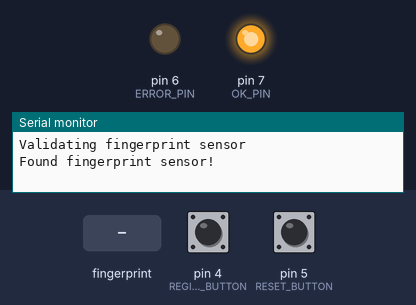
Simulated run of this sketch. Board: Arduino Uno, built with avr-gcc and run on an emulated ATmega328P. Parts: output pins drawn as LEDs (lit = HIGH), the last lines printed to the serial monitor. Dashed ring = blinking. Inputs (shaded band) come from the test bench; at power-on: pin 5 (RESET_BUTTON) LOW, pin 4 (REGISTER_BUTTON) LOW. EEPROM starts erased; no radio packets arrive unless stated.

Above: at 2.2 s.
2.3 s: pin 5 (RESET_BUTTON) pulled HIGH for 1 s
At 2.58 s:
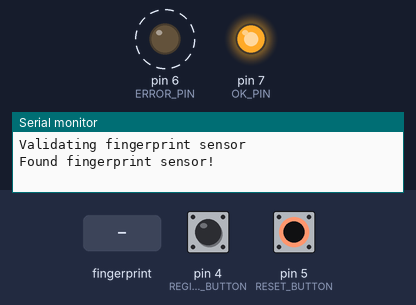
5.3 s: pin 4 (REGISTER_BUTTON) pulled HIGH for 0.2 s
At 5.48 s:
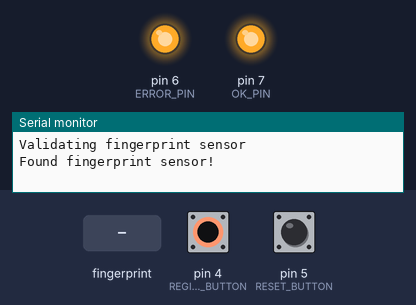
7.1 s: finger stored as number 1 placed on the sensor
At 8.9 s:
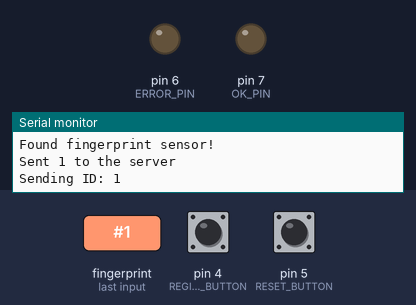
10.1 s: pin 4 (REGISTER_BUTTON) pulled HIGH for 3.2 s
At 11.6 s:
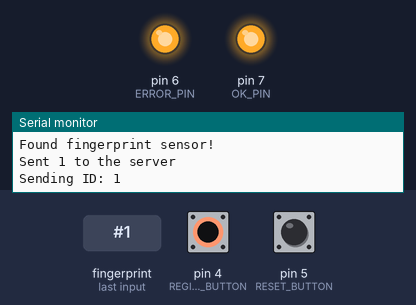
14.8 s: pin 5 (RESET_BUTTON) pulled HIGH for 3.2 s
At 18.5 s:
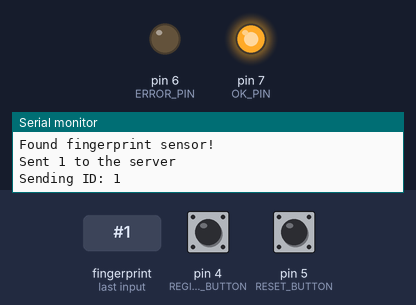
Timing chart, 0 to 20.0 s (numbered marks = the images above; inputs shaded):
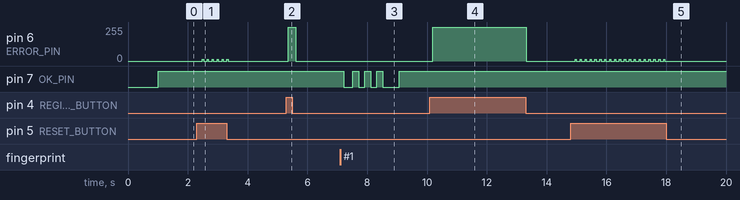

Measured:
- after the input at 2.3 s, pin 6 (ERROR_PIN): alternates 13/255 for 0.04 s and 0/255 for 0.12 s, 12 changes in all, then stays 0/255, starting after 0.19 s
- after the input at 5.3 s, pin 6 (ERROR_PIN): 0/255 → 255/255 after 0.05 s, → 0/255 0.26 s later
- after the input at 7.1 s, pin 7 (OK_PIN): HIGH → LOW after 0.11 s, then repeats every 0.40 s: HIGH 0.20 s, LOW 0.20 s
- after the input at 10.1 s, pin 6 (ERROR_PIN): 0/255 → 255/255 after 0.10 s, → 0/255 3.1 s later
- after the input at 14.8 s, pin 6 (ERROR_PIN): alternates 13/255 for 0.04 s and 0/255 for 0.12 s, 38 changes in all, then stays 0/255, starting after 0.16 s

The sketch:

doorbell.ino
```cpp
/**
 * http://glitter.jemoeders.website/bartimeus/Project/src/develop/docs/designs/fingerprint_sensor_flow.png
 */
#include <EEPROM.h>
#include <Adafruit_Fingerprint.h>
#include <SoftwareSerial.h>
#include <SPI.h>
#include <nRF24L01.h>
#include <RF24_config.h>
#include <RF24.h>

#define CONFIDENCE_THRESHOLD 10
#define BUTTON_WAIT_DELAY 10000 // Milliseconds
#define MAX_FINGERPRINTS 255

#define EEPROM_ADDR 0

#define REGISTER_BUTTON 4 // Digital PIN
#define RESET_BUTTON    5 // Digital PIN

#define RING_ACTION 0
#define REGISTER_ACTION 1

#define OK_PIN          7
#define ERROR_PIN       6

#define EEPROM_ADDR 0
#define START_STATE     0
#define RESET_STATE     1
#define REGISTER_STATE  2
#define FINGER_STATE    3

#define FLASH_DELAY     200

// Change this with the ID: ModWillie/generate/
#define ID 25037 // E8E65B69

RF24 radio(9, 10);
const byte pipe[6] = "00001";

typedef struct {
    int id;
    int action;
    int value;
}
ChannelData;

ChannelData data;

int currentState;
int code;
long lastTick;
long curTick;

int lastAddedFinger;
int lastError;

SoftwareSerial mySerial(2, 3);
Adafruit_Fingerprint finger = Adafruit_Fingerprint(&mySerial);

void setup() {
    currentState = START_STATE;
    data.id = ID;
    radio.begin();
    radio.setRetries(15, 15);
    radio.setPALevel(RF24_PA_MAX);
    radio.openWritingPipe(pipe);
    radio.stopListening();

    pinMode(REGISTER_BUTTON, INPUT);
    pinMode(RESET_BUTTON, INPUT);

    pinMode(OK_PIN, OUTPUT);
    pinMode(ERROR_PIN, OUTPUT);

    digitalWrite(OK_PIN, LOW);
    digitalWrite(ERROR_PIN, LOW);

    Serial.begin(9600);
    finger.begin(57600);

    Serial.println("Validating fingerprint sensor");
    // Check if the fingerprint sensor is connected and valid
    if (finger.verifyPassword()) {
        Serial.println("Found fingerprint sensor!");
    } else {
        Serial.println("Did not find fingerprint sensor :(");
        while (1);
    }
}

void loop() {
    curTick = millis();
    lastError = -1;
    hideLed(ERROR_PIN);

    if(currentState == START_STATE) {
        showLed(OK_PIN);

        if(isButtonPressed()) {
            if(resetPressed()) {
                resetFingers();
            }

            if(registerPressed()) {
                showLed(ERROR_PIN);
                delay(100);
            }
        }

        if(hasFinger()) {
            currentState = FINGER_STATE;
        }
    } else if(currentState == REGISTER_STATE) {
         registerState();
    } else if(currentState == FINGER_STATE) {
        fingerState();
    }
    delay(100);
}

void flashPin(int pin, int count) {
    for(int i = 0; i < count; i ++) {
        showLed(pin);
        delay(FLASH_DELAY);
        hideLed(pin);
        delay(FLASH_DELAY);
    }
    delay(FLASH_DELAY);
}

void registerState() {
    if(registerPressed()) {
        flashPin(OK_PIN, 2);

        Serial.println("Register button pressed!");
        if(registerFinger()) {
            Serial.print("Successfully registered #");
            Serial.println(lastAddedFinger);
            sendRegisterId(lastAddedFinger);

            flashPin(OK_PIN, 3);
            while(hasFinger());

            currentState = START_STATE;
        }
    } else {
        if(curTick - lastTick > BUTTON_WAIT_DELAY) {
            currentState = START_STATE;
        }
    }
}

/**
 * The finger state has a few tasks to perform.
 * 1) Check if the finger is in teh system
 * 2a) If that's the case, get the ID of the finger
 * 2b) If it's not the case, set the state to 'BUTTON_STATE'
 * 3) Send the ID to the server, let the server handle the white- and blacklist
 */
void fingerState() {
    hideLed(OK_PIN);

    // If the finger is not in the system, set the state to 'BUTTON_STATE'
    if(!fingerInSystem()) {
        Serial.println("Finger is not in the system");
        currentState = REGISTER_STATE;
        lastTick = millis();

        // Tell the server that we've an unkown person at the door
        sendId(-1);

        // Halt the program until a finger was removed
        while(hasFinger()) {}
        delay(500);
        return;
    }

    // While checking if the finger is registered in the system,
    // the id and confidence are set inside the 'finger' object
    Serial.print("Sent ");
    Serial.print(finger.fingerID);
    Serial.println(" to the server");
    sendId(finger.fingerID);

    flashPin(OK_PIN, 3);
    while(hasFinger());


    currentState = START_STATE;
}

bool registerFinger() {
    Serial.println("Trying to register finger");
    // Block until a finger is present

    showLed(OK_PIN);
    while(!hasFinger());

    Serial.println("Got finger");

    // User Experience > Best practise,
    // So we can't ask the user to lift the finger and press it again, so just take two 'screenshots' closely after each other
    code = finger.image2Tz(1);
    if (code != FINGERPRINT_OK) {
        lastError = code;
         return false;
    }
    delay(50);

    while(!hasFinger());

    Serial.println("Got finger");

    code = finger.image2Tz(2);
    if (code != FINGERPRINT_OK) {
        lastError = code;
         return false;
    }

    Serial.println("Converted");

    // Create a model of the finger, allowing it to be stored in the chip
    code = finger.createModel();
    // If the code doesn't equal 'FINGERPRINT_OK' the highest probability would be that the fingerprints did not match.
    if(code != FINGERPRINT_OK) {
        return false;
    }

    Serial.println("Created model");
    lastAddedFinger = getNextID();
    Serial.print("FINGER: ");
    Serial.println(lastAddedFinger);
    code = finger.storeModel(lastAddedFinger);
    EEPROM.write(EEPROM_ADDR, lastAddedFinger);
    lastError = code;
    hideLed(OK_PIN);
    return lastError == FINGERPRINT_OK;
}

void resetFingers() {
    hideLed(OK_PIN);

    int state = 0;

    EEPROM.write(EEPROM_ADDR, MAX_FINGERPRINTS);

    for (int i = 0; i < MAX_FINGERPRINTS; i ++) {
        finger.deleteModel(i);

        if(i % 5 == 0) {
            if(state == 0) {
                showLed(ERROR_PIN);
                state = 1;
            } else {
                hideLed(ERROR_PIN);
                state = 0;
            }
        }
    }

    hideLed(ERROR_PIN);
    showLed(OK_PIN);
}

byte getNextID() {
    byte val = EEPROM.read(EEPROM_ADDR);
    if(val >= MAX_FINGERPRINTS) {
        val = -1;
    }

    return val + 1;
}

/**
 * Check if the finger that is currently on the sensor is in the system.
 * The system does not know if the user is in a whitelist or blacklist,
 * this is something the server should handle.
 */
bool fingerInSystem() {
    // Tell the fingerprint sensor to convert the fingerprint into a format that it can read
    code = finger.image2Tz();
    // If the system fails, add some logging at this place
    if(code != FINGERPRINT_OK) {
        lastError = code;
        return false;
    }

    code = finger.fingerFastSearch();
    // If the system fails, add some logging at this place
    if(code != FINGERPRINT_OK) {
        lastError = code;
        return false;
    }

    return finger.confidence > CONFIDENCE_THRESHOLD;
}

/**
 * Sets the output to HIGH to the given pin
 */
void showLed(int led) {
    digitalWrite(led, HIGH);
}

/**
 * Sets the output to LOW to the given pin
 */
void hideLed(int led) {
    digitalWrite(led, LOW);
}


/**
 * Check if there's a finger on the sensor.
 */
bool hasFinger() {
    code = finger.getImage();
    return code == FINGERPRINT_OK;
}

/**
 * Check if either the register or reset button was pressed
 */
bool isButtonPressed() {
    return registerPressed() || resetPressed();
}

/**
 * Check if the register button is pressed
 */
bool registerPressed() {
    return digitalRead(REGISTER_BUTTON) == HIGH;
}

/**
 * Check if the reset button is pressed
 */
bool resetPressed() {
    return digitalRead(RESET_BUTTON) == HIGH;
}

void sendId(int id) {
    data.action = RING_ACTION;
    data.value = id;
    Serial.print("Sending ID: ");
    Serial.println(id);
    radio.write(&data, sizeof(data));
}

void sendRegisterId(int id) {
    data.action = REGISTER_ACTION;
    data.value = id;
    Serial.print("Sending Register ID: ");
    Serial.println(id);
    radio.write(&data, sizeof(data));
}
```
